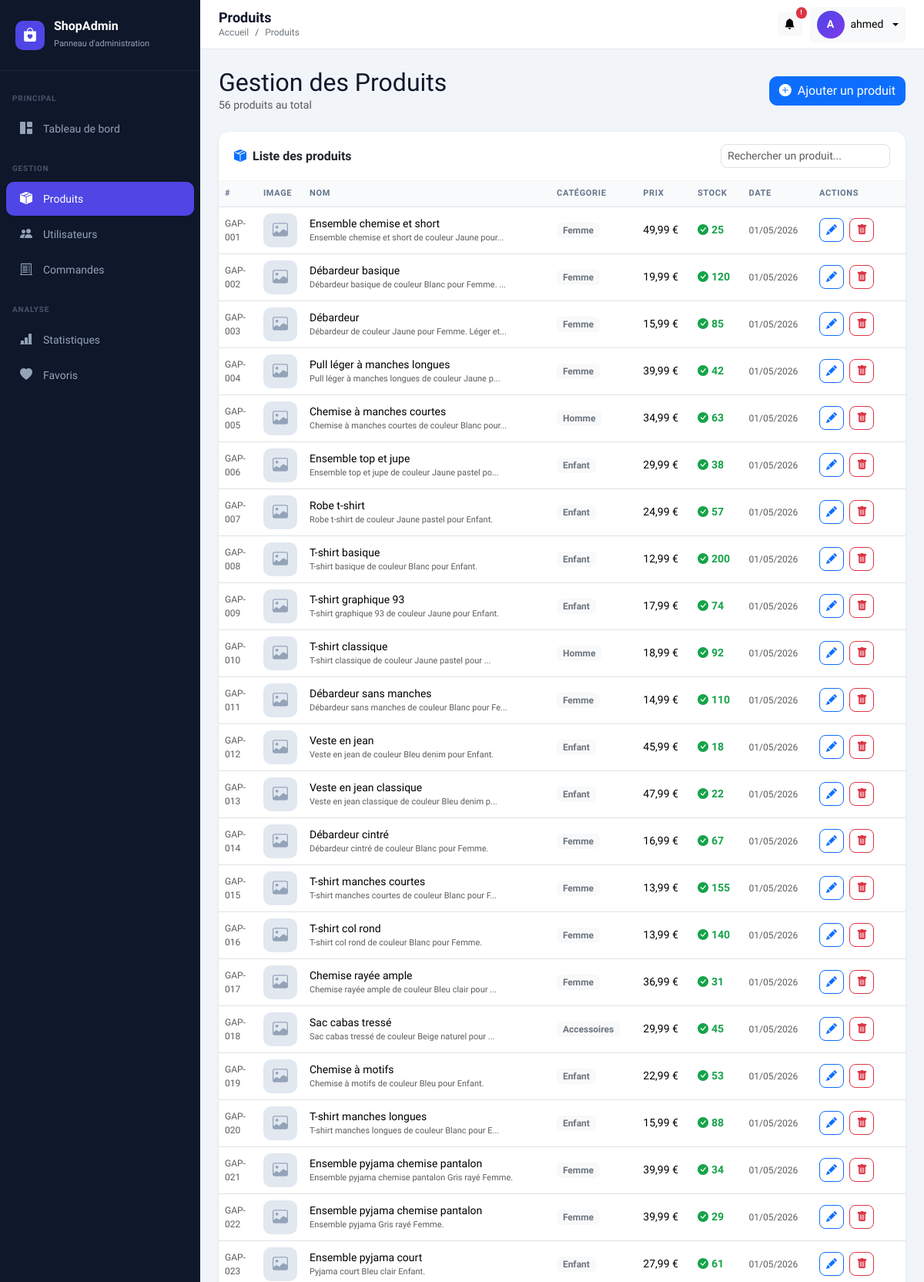
Screenshot of /dashboard-admin-main/index.php?page=products (signed in, upper part) with the database file from the repository.
### tables this page shows
CREATE TABLE `produits` (
  `id` varchar(20) NOT NULL,
  `name` varchar(150) DEFAULT NULL,
  `description` text DEFAULT NULL,
  `price` decimal(10,2) DEFAULT NULL,
  `stock` int(11) DEFAULT NULL,
  `sku` varchar(100) DEFAULT NULL,
  `image_path` varchar(255) DEFAULT NULL,
  `category_id` int(11) DEFAULT NULL,
  `color_id` int(11) DEFAULT NULL,
  `created_at` timestamp NOT NULL DEFAULT current_timestamp() ON UPDATE current_timestamp()
);

CREATE TABLE `categories` (
  `id` int(11) NOT NULL,
  `name` varchar(100) DEFAULT NULL
);

### dashboard-admin-main/controllers/ProductController.php (called while the page is built, shortened)
<?php
require_once __DIR__ . '/../models/Product.php';
class ProductController {
    private Product $model;
    public function __construct() {
        $this->model = new Product();
    }
    public function index(): void {
        $products  = $this->model->getAll();
        require __DIR__ . '/../views/products/index.php';
    }
}

### dashboard-admin-main/config/database.php (called while the page is built, shortened)
<?php
class Database {
    private static ?PDO $instance = null;
    public static function getInstance(): PDO {
        if (self::$instance === null) {
            $dsn = "mysql:host=" . DB_HOST . ";dbname=" . DB_NAME . ";charset=" . DB_CHARSET;
            $options = [
                PDO::ATTR_ERRMODE            => PDO::ERRMODE_EXCEPTION,
                PDO::ATTR_DEFAULT_FETCH_MODE => PDO::FETCH_ASSOC,
                PDO::ATTR_EMULATE_PREPARES   => false,
            ];
            try {
                self::$instance = new PDO($dsn, DB_USER, DB_PASS, $options);
            } catch (PDOException $e) {
                error_log("Erreur connexion DB : " . $e->getMessage());
                die(json_encode(['error' => 'Connexion à la base de données échouée.']));
            }
        }
        return self::$instance;
    }
}

### dashboard-admin-main/models/Product.php (called while the page is built, shortened)
<?php
require_once __DIR__ . '/../config/database.php';
class Product {
    private PDO $db;
    public function __construct() {
        $this->db = Database::getInstance();
    }
    public function getAll(): array {
        $stmt = $this->db->query("
            SELECT p.*, c.name AS category_name
            FROM produits p
            LEFT JOIN categories c ON p.category_id = c.id
            ORDER BY p.created_at DESC
        ");
        return $stmt->fetchAll();
    }
}

### dashboard-admin-main/views/products/index.php (the view, shortened to what this page needs)
<?php
require_once __DIR__ . '/../../includes/header.php';
require_once __DIR__ . '/../../includes/sidebar.php';
?>
<div class="main-wrapper">
    <?php require_once __DIR__ . '/../../includes/navbar.php'; ?>
    <div class="content-area">
        <div class="d-flex justify-content-between align-items-center mb-4">
            <div>
                <h2 class="fw-800 mb-0" style="color:#0f172a;">Gestion des Produits</h2>
                <p class="text-muted mb-0" style="font-size:14px;"><?= count($products) ?> produits au total</p>
            </div>
            <a href="index.php?page=products&action=create" class="btn btn-primary d-flex align-items-center gap-2" style="border-radius:10px;">
                <i class="bi bi-plus-circle-fill"></i>
                Ajouter un produit
            </a>
        </div>
        <div class="card">
            <div class="card-header">
                <div class="d-flex justify-content-between align-items-center">
                    <span><i class="bi bi-box-seam-fill me-2 text-primary"></i>Liste des produits</span>
                    <input type="text" id="searchInput" class="form-control form-control-sm"
                           placeholder="Rechercher un produit..."
                           style="max-width:220px;border-radius:8px;">
                </div>
            </div>
            <div class="table-responsive">
                <table class="table mb-0" id="productsTable">
                    <thead>
                        <tr>
                            <th style="width:50px;">#</th>
                            <th style="width:60px;">Image</th>
                            <th>Nom</th>
                            <th>Catégorie</th>
                            <th>Prix</th>
                            <th>Stock</th>
                            <th>Date</th>
                            <th style="width:120px;">Actions</th>
                        </tr>
                    </thead>
                    <tbody>
                        <?php if (empty($products)): ?>
                        <tr>
                            <td colspan="8" class="text-center py-5 text-muted">
                                <i class="bi bi-box-seam fs-1 d-block mb-2"></i>
                                Aucun produit trouvé.
                            </td>
                        </tr>
                        <?php else: ?>
                        <?php foreach ($products as $p): ?>
                        <tr>
                            <td class="text-muted" style="font-size:12px;"><?= $p['id'] ?></td>
                            <td>
                                <?php if (!empty($p['image_path']) && file_exists(__DIR__ . '/../../' . $p['image_path'])): ?>
                                    <img src="../../<?= htmlspecialchars($p['image_path']) ?>"
                                         class="product-img-thumb" alt="">
                                <?php else: ?>
                                    <div class="product-img-placeholder">
                                        <i class="bi bi-image"></i>
                                    </div>
                                <?php endif; ?>
                            </td>
                            <td>
                                <span class="fw-600"><?= htmlspecialchars($p['name']) ?></span>
                                <?php if (!empty($p['description'])): ?>
                                <div class="text-muted" style="font-size:11px;">
                                    <?= mb_strimwidth(htmlspecialchars($p['description']), 0, 50, '...') ?>
                                </div>
                                <?php endif; ?>
                            </td>
                            <td>
                                <span class="badge bg-light text-secondary" style="font-size:12px;">
                                    <?= htmlspecialchars($p['category_name'] ?? '—') ?>
                                </span>
                            </td>
                            <td class="fw-700"><?= number_format($p['price'], 2, ',', ' ') ?> €</td>
                            <td>
                                <?php
                                $stock = (int)$p['stock'];
                                $cls   = $stock === 0 ? 'stock-zero' : ($stock <= 5 ? 'stock-low' : 'stock-ok');
                                $icon  = $stock === 0 ? 'bi-x-circle-fill' : ($stock <= 5 ? 'bi-exclamation-circle-fill' : 'bi-check-circle-fill');
                                ?>
                                <span class="<?= $cls ?>">
                                    <i class="bi <?= $icon ?> me-1"></i><?= $stock ?>
                                </span>
                            </td>
                            <td class="text-muted" style="font-size:12px;">
                                <?= date('d/m/Y', strtotime($p['created_at'])) ?>
                            </td>
                            <td>
                                <a href="index.php?page=products&action=edit&id=<?= $p['id'] ?>"
                                   class="btn btn-sm btn-outline-primary me-1" title="Modifier" style="border-radius:8px;">
                                    <i class="bi bi-pencil-fill"></i>
                                </a>
                                <button class="btn btn-sm btn-outline-danger"
                                        onclick="confirmDelete(<?= $p['id'] ?>, '<?= htmlspecialchars(addslashes($p['name'])) ?>')"
                                        title="Supprimer" style="border-radius:8px;">
                                    <i class="bi bi-trash-fill"></i>
                                </button>
                            </td>
                        </tr>
                        <?php endforeach; ?>
                        <?php endif; ?>
                    </tbody>
                </table>
            </div>
        </div>
    </div>
</div>
<?php require_once __DIR__ . '/../../includes/footer.php'; ?>

### dashboard-admin-main/includes/header.php (style rules this page uses)
:root { --sidebar-width: 260px; --primary: #4f46e5; --primary-dark: #3730a3; --primary-light: #ede9fe; --sidebar-bg: #0f172a; --sidebar-text: #94a3b8; --sidebar-active: #4f46e5; --body-bg: #f1f5f9; --card-shadow: 0 1px 3px 0 rgba(0,0,0,.1), 0 1px 2px -1px rgba(0,0,0,.1); }
* { font-family: 'Plus Jakarta Sans', sans-serif; }
body { background: var(--body-bg); }
.main-wrapper { margin-left: var(--sidebar-width); min-height: 100vh; display: flex; flex-direction: column; }
.content-area { padding: 24px; flex: 1; }
.card { border: none; border-radius: 14px; box-shadow: var(--card-shadow); }
.card-header { background: transparent; border-bottom: 1px solid #f1f5f9; font-weight: 700; padding: 16px 20px; }
.table th { font-size: 11px; font-weight: 700; text-transform: uppercase; letter-spacing: .06em; color: #64748b; background: #f8fafc; }
.table td { vertical-align: middle; font-size: 14px; }
.product-img-placeholder { width: 44px; height: 44px; border-radius: 10px; background: #e2e8f0; display: flex; align-items: center; justify-content: center; color: #94a3b8; font-size: 20px; }
.stock-ok { color: #16a34a; font-weight: 700; }

### rows the page displays
produits: id "GAP-001", name "Ensemble chemise et short", description "Ensemble chemise et short de couleur Jaune pour...", category.name "Femme", price "49,99", stock "25", created_at "01/05/2026"
produits: id "GAP-002", name "Débardeur basique", description "Débardeur basique de couleur Blanc pour Femme. ...", category.name "Femme", price "19,99", stock "120", created_at "01/05/2026"
produits: id "GAP-003", name "Débardeur", description "Débardeur de couleur Jaune pour Femme. Léger et...", category.name "Femme", price "15,99", stock "85", created_at "01/05/2026"
produits: id "GAP-004", name "Pull léger à manches longues", description "Pull léger à manches longues de couleur Jaune p...", category.name "Femme", price "39,99", stock "42", created_at "01/05/2026"
produits: id "GAP-005", name "Chemise à manches courtes", description "Chemise à manches courtes de couleur Blanc pour...", category.name "Homme", price "34,99", stock "63", created_at "01/05/2026"
produits: id "GAP-006", name "Ensemble top et jupe", description "Ensemble top et jupe de couleur Jaune pastel po...", category.name "Enfant", price "29,99", stock "38", created_at "01/05/2026"
produits: id "GAP-007", name "Robe t-shirt", description "Robe t-shirt de couleur Jaune pastel pour Enfant.", category.name "Enfant", price "24,99", stock "57", created_at "01/05/2026"
produits: id "GAP-008", name "T-shirt basique", description "T-shirt basique de couleur Blanc pour Enfant.", category.name "Enfant", price "12,99", stock "200", created_at "01/05/2026"
produits: id "GAP-009", name "T-shirt graphique 93", description "T-shirt graphique 93 de couleur Jaune pour Enfant.", category.name "Enfant", price "17,99", stock "74", created_at "01/05/2026"
produits: id "GAP-010", name "T-shirt classique", description "T-shirt classique de couleur Jaune pastel pour ...", category.name "Homme", price "18,99", stock "92", created_at "01/05/2026"
produits: id "GAP-011", name "Débardeur sans manches", description "Débardeur sans manches de couleur Blanc pour Fe...", category.name "Femme", price "14,99", stock "110", created_at "01/05/2026"
produits: id "GAP-012", name "Veste en jean", description "Veste en jean de couleur Bleu denim pour Enfant.", category.name "Enfant", price "45,99", stock "18", created_at "01/05/2026"
produits: id "GAP-013", name "Veste en jean classique", description "Veste en jean classique de couleur Bleu denim p...", category.name "Enfant", price "47,99", stock "22", created_at "01/05/2026"
produits: id "GAP-014", name "Débardeur cintré", description "Débardeur cintré de couleur Blanc pour Femme.", category.name "Femme", price "16,99", stock "67", created_at "01/05/2026"
produits: id "GAP-015", name "T-shirt manches courtes", description "T-shirt manches courtes de couleur Blanc pour F...", category.name "Femme", price "13,99", stock "155", created_at "01/05/2026"
produits: id "GAP-016", name "T-shirt col rond", description "T-shirt col rond de couleur Blanc pour Femme.", category.name "Femme", price "13,99", stock "140", created_at "01/05/2026"
produits: id "GAP-017", name "Chemise rayée ample", description "Chemise rayée ample de couleur Bleu clair pour ...", category.name "Femme", price "36,99", stock "31", created_at "01/05/2026"
produits: id "GAP-018", name "Sac cabas tressé", description "Sac cabas tressé de couleur Beige naturel pour ...", category.name "Accessoires", price "29,99", stock "45", created_at "01/05/2026"
produits: id "GAP-019", name "Chemise à motifs", description "Chemise à motifs de couleur Bleu pour Enfant.", category.name "Enfant", price "22,99", stock "53", created_at "01/05/2026"
produits: id "GAP-020", name "T-shirt manches longues", description "T-shirt manches longues de couleur Blanc pour E...", category.name "Enfant", price "15,99", stock "88", created_at "01/05/2026"
produits: id "GAP-021", name "Ensemble pyjama chemise pantalon", description "Ensemble pyjama chemise pantalon Gris rayé Femme.", category.name "Femme", price "39,99", stock "34", created_at "01/05/2026"
produits: id "GAP-022", name "Ensemble pyjama chemise pantalon", description "Ensemble pyjama Gris rayé Femme.", category.name "Femme", price "39,99", stock "29", created_at "01/05/2026"
produits: id "GAP-023", name "Ensemble pyjama court", description "Pyjama court Bleu clair Enfant.", category.name "Enfant", price "27,99", stock "61", created_at "01/05/2026"

### other values shown
$pageTitle "Produits"
$breadcrumb "Produits"
substr($_SESSION['admin_name'] ?? 'A', 0, 1) "A"
$_SESSION['admin_name'] "ahmed"
count($products) "56"
